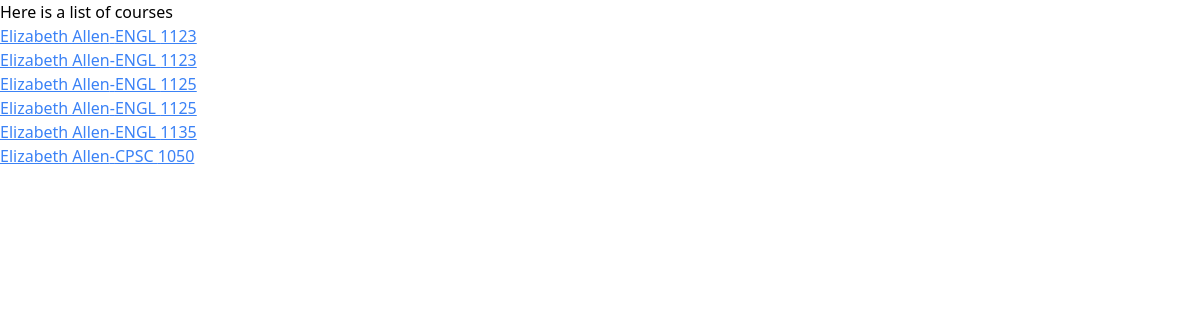
The page /course/profid=5/ on the database its author committed.
### professors/models.py (models this page shows, shortened)
class Course(models.Model):
    school = models.ForeignKey(School, on_delete=models.CASCADE)
    subject = models.CharField(max_length=30)
    course_number = models.CharField(max_length=20, blank=True, null=True)
    professor = models.ForeignKey(Professor, on_delete=models.CASCADE)

class Professor(models.Model):
    name = models.CharField(max_length=100)
    school = models.ForeignKey(School, on_delete=models.CASCADE)
    department = models.CharField(max_length=100, blank=True, null=True)

### professors/views.py (the view)
# urls.py: path('course/profid=<int:prof_id>/', views.prof_course, name='prof_course'),
def prof_course(request, prof_id):
    professor = Professor.objects.get(id=prof_id)
    courses = Course.objects.filter(professor=professor)
    return render(request, 'professors/search_course.html', context={'results': courses})

### professors/templates/professors/search_course.html
{% extends 'professors/base.html' %} {% block content %}
<div>
  <p>Here is a list of courses</p>
  {% for result in results %}
  <p>
    <a
      class="underline text-blue-500"
      href="{% url 'course_ratings' result.id %}"
      >{{ result.professor.name}}-{{ result.subject }}
      {{result.course_number}}</a
    >
  </p>
  {% endfor %}
</div>
{% endblock %}

### rows shown on the page
Course: professor.name "Elizabeth Allen", subject "ENGL", course_number "1123"
Course: professor.name "Elizabeth Allen", subject "ENGL", course_number "1123"
Course: professor.name "Elizabeth Allen", subject "ENGL", course_number "1125"
Course: professor.name "Elizabeth Allen", subject "ENGL", course_number "1125"
Course: professor.name "Elizabeth Allen", subject "ENGL", course_number "1135"
Course: professor.name "Elizabeth Allen", subject "CPSC", course_number "1050"
